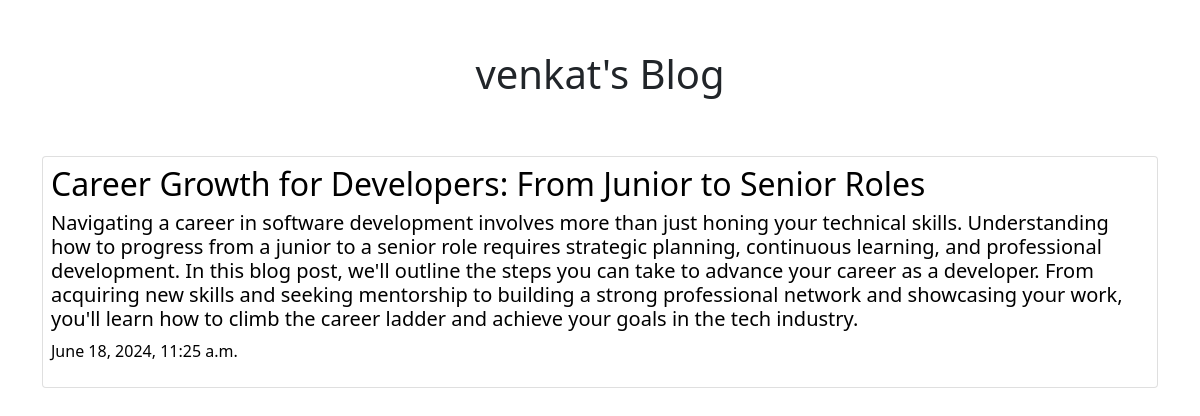
The page /post/14 on the database its author committed.
### posts/models.py (models this page shows)
class Post(models.Model):
    title=models.CharField(max_length=100)
    body=models.CharField(max_length=1000)
    created_at=models.DateTimeField(default=datetime.now, blank=True)

### posts/views.py (the view)
# urls.py: path('post/<str:pk>',views.post,name="post")
def post(request,pk):
    posts=Post.objects.get(id=pk)
    return render(request,"posts.html",{"posts":posts})

### templates/posts.html (shortened to what this page needs)
<html lang="en">
<head>
    <link href="https://cdn.jsdelivr.net/npm/bootstrap@5.0.2/dist/css/bootstrap.min.css" rel="stylesheet" >
    {% load static %}
</head>
<body>
    <div class="container">
    <div class="header text-center">
        <h1>venkat's Blog</h1>
    </div>
    <div class="row">
        <div class="leftcolumn">
            <div class="card p-2 mb-3">
                <a href="#" style="text-decoration:none; color:black;" ><h2>{{posts.title}}</h2>
                <h5>{{posts.body}}</h5>
                <p>{{posts.created_at}}</p></a>
            </div>
        </div>
    </div>
</div>
</body>
</html>

### rows shown on the page
Post: title "Career Growth for Developers: From Junior to Senior Roles", body "Navigating a career in software development involves more than just honing your technical skills. Understanding how to progress from a junior to a senior role requires strategic planning, continuous learning, and professional development. In this blog post, we'll outline the steps you can take to advance your career as a developer. From acquiring new skills and seeking mentorship to building a strong professional network and showcasing your work, you'll learn how to climb the career ladder and achieve your goals in the tech industry.", created_at "June 18, 2024, 11:25 a.m."
